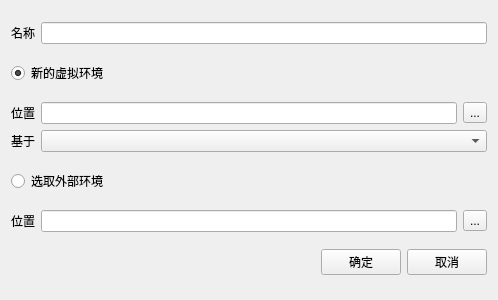
<?xml version="1.0" encoding="UTF-8"?>
<ui version="4.0">
 <class>NewEnv</class>
 <widget class="QWidget" name="NewEnv">
  <property name="geometry">
   <rect>
    <x>0</x>
    <y>0</y>
    <width>498</width>
    <height>300</height>
   </rect>
  </property>
  <property name="windowTitle">
   <string>Form</string>
  </property>
  <layout class="QVBoxLayout" name="verticalLayout_2">
   <item>
    <layout class="QHBoxLayout" name="horizontalLayout">
     <item>
      <widget class="QLabel" name="label">
       <property name="text">
        <string>名称</string>
       </property>
      </widget>
     </item>
     <item>
      <widget class="QLineEdit" name="name"/>
     </item>
    </layout>
   </item>
   <item>
    <widget class="QRadioButton" name="env_radio">
     <property name="layoutDirection">
      <enum>Qt::LeftToRight</enum>
     </property>
     <property name="text">
      <string>新的虚拟环境</string>
     </property>
     <property name="checked">
      <bool>true</bool>
     </property>
    </widget>
   </item>
   <item>
    <layout class="QVBoxLayout" name="verticalLayout">
     <item>
      <layout class="QHBoxLayout" name="horizontalLayout_3">
       <item>
        <widget class="QLabel" name="label_3">
         <property name="text">
          <string>位置</string>
         </property>
        </widget>
       </item>
       <item>
        <widget class="QLineEdit" name="path"/>
       </item>
       <item>
        <widget class="QToolButton" name="path_btn">
         <property name="text">
          <string>...</string>
         </property>
        </widget>
       </item>
      </layout>
     </item>
     <item>
      <layout class="QHBoxLayout" name="horizontalLayout_2" stretch="0,9">
       <item>
        <widget class="QLabel" name="label_2">
         <property name="text">
          <string>基于</string>
         </property>
        </widget>
       </item>
       <item>
        <widget class="QComboBox" name="base_py_list"/>
       </item>
      </layout>
     </item>
    </layout>
   </item>
   <item>
    <widget class="QRadioButton" name="exit_radio">
     <property name="layoutDirection">
      <enum>Qt::LeftToRight</enum>
     </property>
     <property name="text">
      <string>选取外部环境</string>
     </property>
    </widget>
   </item>
   <item>
    <layout class="QHBoxLayout" name="horizontalLayout_4" stretch="0,0,0">
     <item>
      <widget class="QLabel" name="label_4">
       <property name="text">
        <string>位置</string>
       </property>
      </widget>
     </item>
     <item>
      <widget class="QLineEdit" name="exis_path"/>
     </item>
     <item>
      <widget class="QToolButton" name="exit_path_btn">
       <property name="text">
        <string>...</string>
       </property>
      </widget>
     </item>
    </layout>
   </item>
   <item>
    <layout class="QHBoxLayout" name="horizontalLayout_5">
     <item>
      <spacer name="horizontalSpacer">
       <property name="orientation">
        <enum>Qt::Horizontal</enum>
       </property>
       <property name="sizeHint" stdset="0">
        <size>
         <width>40</width>
         <height>20</height>
        </size>
       </property>
      </spacer>
     </item>
     <item>
      <widget class="QPushButton" name="ok_btn">
       <property name="text">
        <string>确定</string>
       </property>
      </widget>
     </item>
     <item>
      <widget class="QPushButton" name="cancel_btn">
       <property name="text">
        <string>取消</string>
       </property>
      </widget>
     </item>
    </layout>
   </item>
  </layout>
 </widget>
 <resources/>
 <connections/>
</ui>
